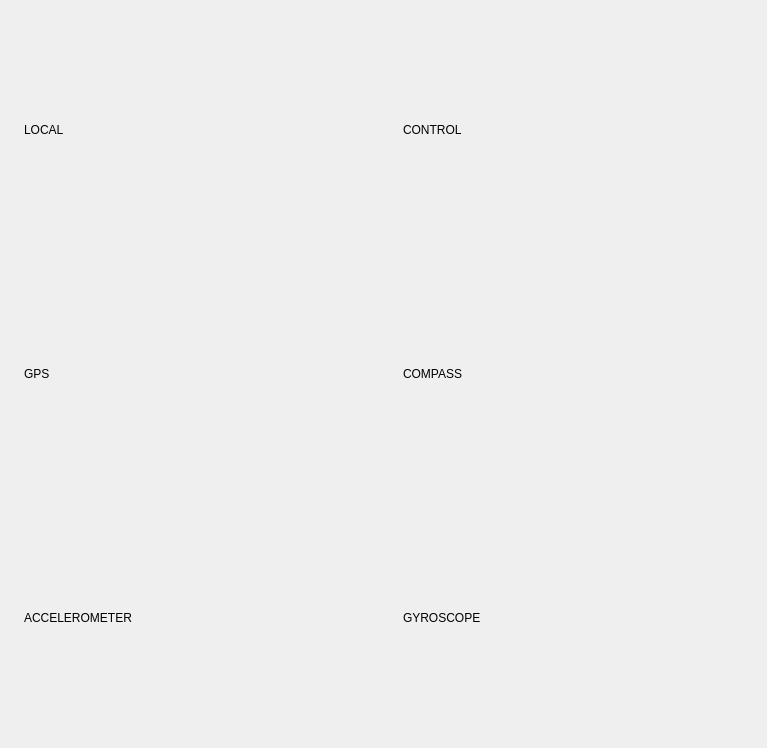
<?xml version="1.0" encoding="UTF-8"?>
<ui version="4.0">
 <class>RealtimeValuesWidget</class>
 <widget class="QWidget" name="RealtimeValuesWidget">
  <property name="geometry">
   <rect>
    <x>0</x>
    <y>0</y>
    <width>767</width>
    <height>748</height>
   </rect>
  </property>
  <property name="windowTitle">
   <string>Form</string>
  </property>
  <layout class="QGridLayout" name="gridLayout">
   <item row="0" column="0">
    <widget class="QLabel" name="labelNetworkSymbol">
     <property name="text">
      <string/>
     </property>
     <property name="pixmap">
      <pixmap resource="../resources/icons.qrc">:/icons/network.svg</pixmap>
     </property>
     <property name="margin">
      <number>10</number>
     </property>
    </widget>
   </item>
   <item row="1" column="0">
    <widget class="QLabel" name="labelGPSSymbol">
     <property name="text">
      <string/>
     </property>
     <property name="pixmap">
      <pixmap resource="../resources/icons.qrc">:/icons/sensor_gps.svg</pixmap>
     </property>
     <property name="margin">
      <number>10</number>
     </property>
    </widget>
   </item>
   <item row="1" column="1">
    <widget class="QLabel" name="labelGPS">
     <property name="sizePolicy">
      <sizepolicy hsizetype="Expanding" vsizetype="Minimum">
       <horstretch>0</horstretch>
       <verstretch>0</verstretch>
      </sizepolicy>
     </property>
     <property name="lineWidth">
      <number>0</number>
     </property>
     <property name="text">
      <string>GPS</string>
     </property>
    </widget>
   </item>
   <item row="1" column="3">
    <widget class="QLabel" name="labelCompassSymbol">
     <property name="text">
      <string/>
     </property>
     <property name="pixmap">
      <pixmap resource="../resources/icons.qrc">:/icons/sensor_compass.svg</pixmap>
     </property>
     <property name="margin">
      <number>10</number>
     </property>
    </widget>
   </item>
   <item row="1" column="4">
    <widget class="QLabel" name="labelCompass">
     <property name="sizePolicy">
      <sizepolicy hsizetype="Expanding" vsizetype="Minimum">
       <horstretch>0</horstretch>
       <verstretch>0</verstretch>
      </sizepolicy>
     </property>
     <property name="text">
      <string>COMPASS</string>
     </property>
    </widget>
   </item>
   <item row="2" column="0">
    <widget class="QLabel" name="labelAccelerometerSymbol">
     <property name="text">
      <string/>
     </property>
     <property name="pixmap">
      <pixmap resource="../resources/icons.qrc">:/icons/sensor_accellerometer.svg</pixmap>
     </property>
     <property name="margin">
      <number>10</number>
     </property>
    </widget>
   </item>
   <item row="2" column="1" colspan="2">
    <widget class="QLabel" name="labelAccelerometer">
     <property name="sizePolicy">
      <sizepolicy hsizetype="Expanding" vsizetype="Minimum">
       <horstretch>0</horstretch>
       <verstretch>0</verstretch>
      </sizepolicy>
     </property>
     <property name="text">
      <string>ACCELEROMETER</string>
     </property>
    </widget>
   </item>
   <item row="2" column="3">
    <widget class="QLabel" name="labelGyroscopeSymbol">
     <property name="text">
      <string/>
     </property>
     <property name="pixmap">
      <pixmap resource="../resources/icons.qrc">:/icons/sensor_gyroscope.svg</pixmap>
     </property>
     <property name="margin">
      <number>10</number>
     </property>
    </widget>
   </item>
   <item row="0" column="1">
    <widget class="QLabel" name="labelLocal">
     <property name="sizePolicy">
      <sizepolicy hsizetype="Expanding" vsizetype="Minimum">
       <horstretch>0</horstretch>
       <verstretch>0</verstretch>
      </sizepolicy>
     </property>
     <property name="text">
      <string>LOCAL</string>
     </property>
    </widget>
   </item>
   <item row="2" column="4">
    <widget class="QLabel" name="labelGyroscope">
     <property name="sizePolicy">
      <sizepolicy hsizetype="Expanding" vsizetype="Minimum">
       <horstretch>0</horstretch>
       <verstretch>0</verstretch>
      </sizepolicy>
     </property>
     <property name="text">
      <string>GYROSCOPE</string>
     </property>
    </widget>
   </item>
   <item row="0" column="4">
    <widget class="QLabel" name="labelControl">
     <property name="sizePolicy">
      <sizepolicy hsizetype="Expanding" vsizetype="Minimum">
       <horstretch>0</horstretch>
       <verstretch>0</verstretch>
      </sizepolicy>
     </property>
     <property name="text">
      <string>CONTROL</string>
     </property>
    </widget>
   </item>
  </layout>
 </widget>
 <resources>
  <include location="../resources/icons.qrc"/>
 </resources>
 <connections/>
</ui>
